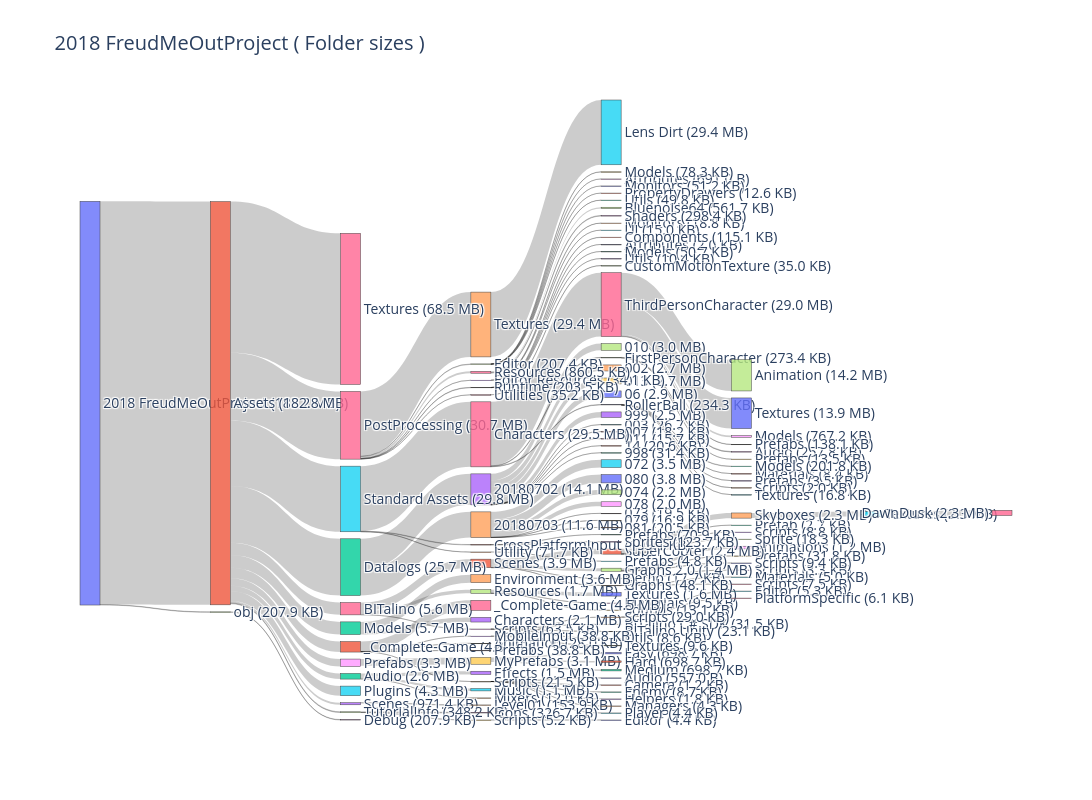
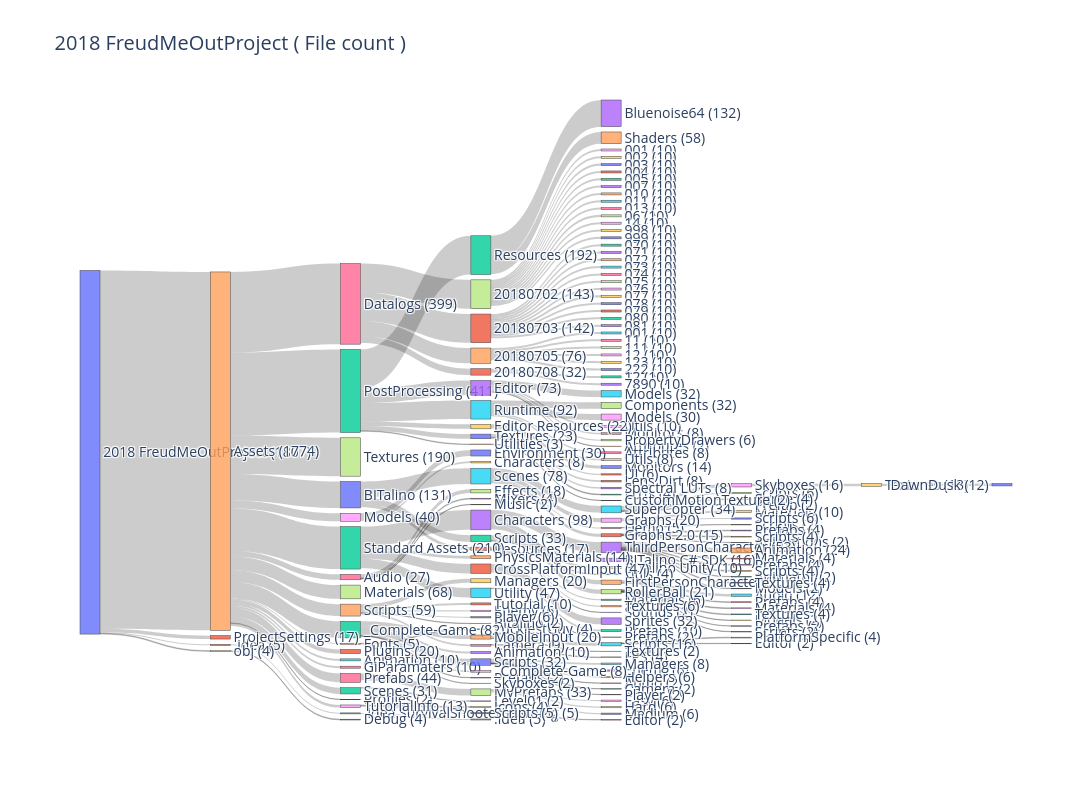

Notebook cell for these charts, in order:
### Code cell
plot_sankey(*generate_sankey_from_tree_dfs(generate_directory_tree(OriginalProjectPath), display_mode=DisplayMode.SIZE,max_depth=12,skip_threshold=0.001),title=getProjectNameFromPath(OriginalProjectPath) + " ( Folder sizes )")
plot_sankey(*generate_sankey_from_tree_dfs(generate_directory_tree(OriginalProjectPath), display_mode=DisplayMode.FILE_COUNT,max_depth=12,skip_threshold=0.001),title=getProjectNameFromPath(OriginalProjectPath) + " ( File count )")

### Figure 1 — Plotly figure (JSON) as saved in the notebook; plotly's stock layout.template omitted (floating-point values rounded to 4 significant figures; data arrays with more than 128 entries replaced by an {"elided": "..."} marker saying what was removed)
{"data": [{"arrangement": "snap", "link": {"source": [0, 1, 2, 2, 2, 1, 6, 7, 7, 7, 6, 11, 12, 11, 14, 14, 11, 17, 17, 17, 11, 21, 21, 21, 24, 25, 21, 6, 28, 28, 28, 1, 32, 33, 33, 33, 33, 33, 33, 33, 33, 33, 33, 32, 44, 44, 44, 44, 44, 44, 44, 1, 52, 52, 1, 1, 56, 57, 57, 57, 57, 57, 56, 63, 63, 56, 66, 66, 56, 69, 69, 69, 69, 56, 74, 56, 76, 1, 78, 79, 79, 79, 1, 83, 1, 85, 86, 87, 87, 86, 90, 90, 90, 90, 90, 86, 96, 96, 96, 96, 85, 101, 101, 85, 104, 1, 1, 107, 107, 109, 1, 111, 111, 113, 114, 114, 113, 111, 111, 119, 119, 119, 119, 119, 119, 111, 0, 127], "target": [1, 2, 3, 4, 5, 6, 7, 8, 9, 10, 11, 12, 13, 14, 15, 16, 17, 18, 19, 20, 21, 22, 23, 24, 25, 26, 27, 28, 29, 30, 31, 32, 33, 34, 35, 36, 37, 38, 39, 40, 41, 42, 43, 44, 45, 46, 47, 48, 49, 50, 51, 52, 53, 54, 55, 56, 57, 58, 59, 60, 61, 62, 63, 64, 65, 66, 67, 68, 69, 70, 71, 72, 73, 74, 75, 76, 77, 78, 79, 80, 81, 82, 83, 84, 85, 86, 87, 88, 89, 90, 91, 92, 93, 94, 95, 96, 97, 98, 99, 100, 101, 102, 103, 104, 105, 106, 107, 108, 109, 110, 111, 112, 113, 114, 115, 116, 117, 118, 119, 120, 121, 122, 123, 124, 125, 126, 127, 128], "value": [191709208, 2681730, 1538242, 12262, 1130869, 5868628, 1749302, 9702, 13418, 1725606, 4053890, 18080, 3358, 49217, 5116, 7726, 1479336, 1288822, 32524, 9667, 2506744, 2815, 8960, 2454076, 2451687, 2451580, 18767, 65030, 32257, 23631, 8821, 26971065, 14736985, 2882145, 27313, 18608, 3190886, 16080, 2810173, 3084876, 21049, 32147, 2647327, 12204002, 3694100, 19981, 2310035, 2147423, 17308, 3977060, 20973, 6016049, 2214341, 3801484, 4559980, 32184030, 212387, 691, 80159, 52473, 12939, 50948, 34947, 19224, 15319, 881148, 575137, 305607, 208429, 2032, 117894, 51914, 10660, 30809849, 30799078, 36058, 35856, 3511540, 3233387, 715511, 715495, 715508, 994671, 157577, 31200467, 30918241, 279940, 263948, 13860, 239918, 8625, 206609, 3567, 2034, 17179, 30398002, 14852062, 785610, 141405, 14574662, 203861, 72632, 126659, 73435, 4926, 71836875, 356595, 334573, 5301, 4486, 5000238, 28652, 39753, 29730, 5380, 6225, 9799, 39694, 22016, 557, 1197, 8890, 1799, 4398, 4482, 4755487, 212906, 212906]}, "node": {"align": "left", "label": {"elided": "129 str values"}}, "type": "sankey"}], "layout": {"font": {"size": 14}, "height": 800, "title": {"text": "2018 FreudMeOutProject ( Folder sizes )"}, "width": 1800}}

### Figure 2 — Plotly figure (JSON) as saved in the notebook; plotly's stock layout.template omitted (floating-point values rounded to 4 significant figures; data arrays with more than 128 entries replaced by an {"elided": "..."} marker saying what was removed)
{"data": [{"arrangement": "snap", "link": {"source": {"elided": "171 int values"}, "target": {"elided": "171 int values"}, "value": {"elided": "171 int values"}}, "node": {"align": "left", "label": {"elided": "172 str values"}}, "type": "sankey"}], "layout": {"font": {"size": 14}, "height": 800, "title": {"text": "2018 FreudMeOutProject ( File count )"}, "width": 1800}}
